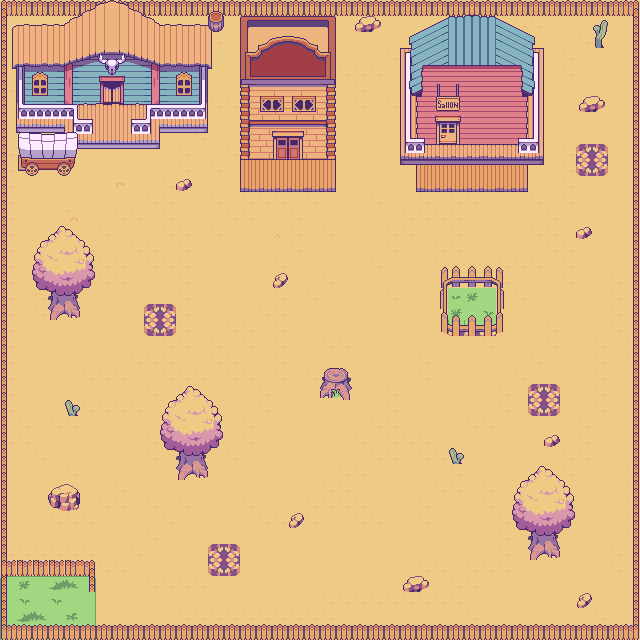

Tiled map render using the project's own tile images. Description and the map definition, with tile-layer contents summarised, below:
An orthogonal 40x40 tile map with 16x16 px tiles, 13 tile layers (floor base yellow, floor green + extra, floor grass detail, walls around, ...) and 41 objects.

<map version="1.5" tiledversion="1.7.2" orientation="orthogonal" renderorder="right-down" width="40" height="40" tilewidth="16" tileheight="16" infinite="0" nextlayerid="16" nextobjectid="50">
 <tileset firstgid="1" source="Generic Old West Graphicis/tilepackone.tsx" />
 <layer id="1" name="floor base yellow" width="40" height="40">
  <data>[1600 cells, 1600 non-empty, 11 distinct tile ids]</data>
 </layer>
 <layer id="5" name="floor green + extra" width="40" height="40">
  <data>[1600 cells, 59 non-empty, 21 distinct tile ids]</data>
 </layer>
 <layer id="7" name="floor grass detail" width="40" height="40">
  <data>[1600 cells, 12 non-empty, 6 distinct tile ids]</data>
 </layer>
 <layer id="3" name="walls around" width="40" height="40">
  <data>[1600 cells, 134 non-empty, 23 distinct tile ids]</data>
 </layer>
 <layer id="9" name="tree base" width="40" height="40">
  <data>[1600 cells, 12 non-empty, 4 distinct tile ids]</data>
 </layer>
 <layer id="14" name="spawntile" width="40" height="40">
  <data>[1600 cells, 16 non-empty, 2 distinct tile ids]</data>
 </layer>
 <layer id="2" name="buildings/bigger structures" width="40" height="40">
  <data>[1600 cells, 252 non-empty, 252 distinct tile ids]</data>
 </layer>
 <layer id="8" name="rocks/stumps" width="40" height="40">
  <data>[1600 cells, 22 non-empty, 13 distinct tile ids]</data>
 </layer>
 <layer id="4" name="inner fences" width="40" height="40">
  <data>[1600 cells, 32 non-empty, 28 distinct tile ids]</data>
 </layer>
 <layer id="10" name="tree branches" width="40" height="40">
  <data>[1600 cells, 56 non-empty, 20 distinct tile ids]</data>
 </layer>
 <layer id="12" name="walls bottom" width="40" height="40">
  <data>[1600 cells, 42 non-empty, 5 distinct tile ids]</data>
 </layer>
 <layer id="13" name="buildingstop" width="40" height="40">
  <data>[1600 cells, 33 non-empty, 33 distinct tile ids]</data>
 </layer>
 <layer id="6" name="buildings additional" width="40" height="40">
  <data>[1600 cells, 46 non-empty, 42 distinct tile ids]</data>
 </layer>
 <objectgroup id="15" name="spawntiles">
  <object id="44" x="577.182" y="145.455" width="29.0909" height="29.6364" />
  <object id="45" x="529.955" y="384.432" width="29.0909" height="29.6364" />
  <object id="46" x="144.227" y="305.182" width="30.8182" height="29.6364" />
  <object id="47" x="210" y="545.364" width="29.0909" height="29.6364" />
 </objectgroup>
 <objectgroup id="11" name="collision">
  <object id="1" x="0" y="-2" width="7.33333" height="643.333" />
  <object id="3" x="632.667" y="-11.3333" width="9" height="652.833" />
  <object id="4" x="0" y="633.5" width="640.5" height="7" />
  <object id="5" x="4.41667" y="0.833333" width="640.5" height="7" />
  <object id="6" x="400" y="48" width="25.25" height="108.5" />
  <object id="7" x="518.125" y="48" width="25.25" height="108.5" />
  <object id="8" x="399.75" y="48" width="143.25" height="90.2955" />
  <object id="10" x="240.25" y="31.5" width="95.5" height="122.5" />
  <object id="11" x="224" y="31.5" width="16.75" height="25.25" rotation="180" />
  <object id="13" x="7.25" y="8.75" width="201" height="89.5" />
  <object id="14" x="147.25" y="92" width="61" height="20" />
  <object id="15" x="6.625" y="92" width="70.25" height="50.25" />
  <object id="16" x="7.125" y="133.75" width="70.875" height="15.25" />
  <object id="17" x="17.875" y="148" width="59" height="5.75" />
  <object id="18" x="17.75" y="152" width="58" height="5.875" />
  <object id="20" x="5.625" y="568.75" width="83.875" height="0.25" />
  <object id="21" x="89.25" y="568.625" width="5.625" height="14" />
  <object id="22" x="176.869" y="181" width="15.1705" height="2.06917" />
  <object id="24" x="405.869" y="576.42" width="22.4432" height="5.88735" />
  <object id="25" x="544" y="435.909" width="15.7273" height="4.72727" />
  <object id="26" x="578.813" y="594.625" width="12.75" height="6.125" />
  <object id="28" x="289.958" y="514.937" width="12.75" height="6.125" />
  <object id="29" x="273.958" y="274.604" width="12.75" height="6.125" />
  <object id="30" x="577.625" y="228.083" width="12.75" height="4.75" />
  <object id="31" x="581.818" y="96.6364" width="22.0909" height="7.54545" />
  <object id="32" x="355" y="7.3125" width="25.6875" height="17.8125" />
  <object id="33" x="49.3523" y="491.818" width="29.9034" height="17.0398" />
  <object id="34" x="441.545" y="325.364" width="60.909" height="6.18182" />
  <object id="35" x="441.773" y="277.045" width="60.4545" height="6.18182" />
  <object id="36" x="179.545" y="449.409" width="25.1818" height="19.7727" />
  <object id="37" x="51.5341" y="291.114" width="25.1818" height="18.2727" />
  <object id="38" x="531.284" y="529.614" width="25.1818" height="20.0227" />
  <object id="39" x="441.636" y="277.091" width="5.45455" height="49.0909" />
  <object id="40" x="439.909" y="290" width="1.54545" height="19" />
  <object id="41" x="497.091" y="277.364" width="5" height="49.1818" />
  <object id="43" x="502.273" y="289.818" width="1.63636" height="18.7273" />
  <object id="48" x="323.455" y="383.653" width="24.5455" height="16.0284" />
 </objectgroup>
</map>
